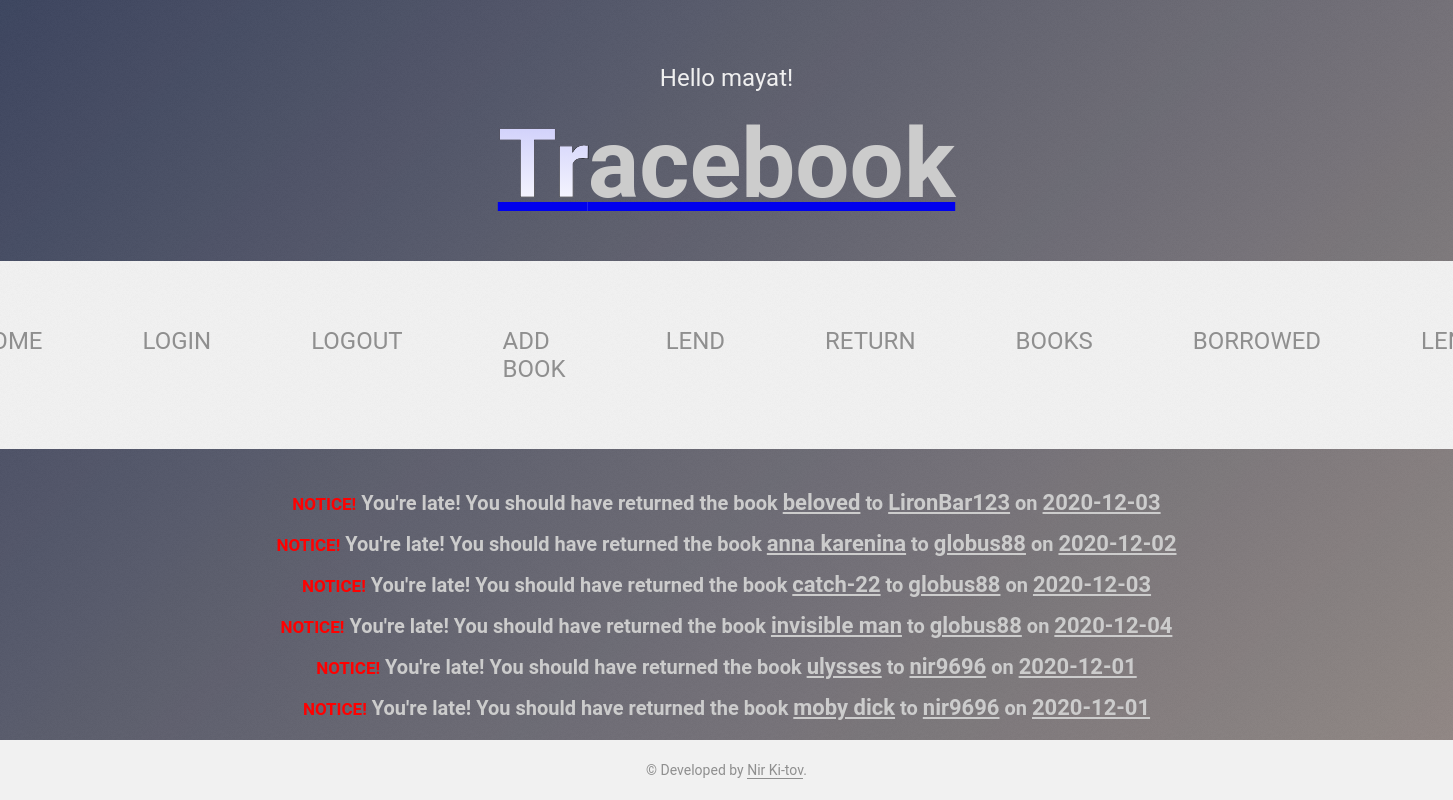
/ (signed in), run on the app's committed database.
### app.py (models this page shows, shortened)
class borrows (db.Model):
    book_id = db.Column(db.Integer, db.ForeignKey('books.id'), primary_key=True)
    borrower_id = db.Column(db.Integer, db.ForeignKey('users.id'), primary_key=True)
    lending_date = db.Column(db.DATETIME, nullable=False, default=datetime.utcnow)
    return_until_date = db.Column(db.DATE)

class books (db.Model):
    id = db.Column(db.Integer, primary_key=True)
    owner_id = db.Column(db.Integer, db.ForeignKey('users.id'))
    title = db.Column(db.String(100), nullable=False)
    num_of_pages = db.Column(db.Integer, nullable=False, default=0)

class users (db.Model):
    id = db.Column(db.Integer, primary_key=True)
    name = db.Column(db.String(100), unique=True, nullable=False)
    password = db.Column(db.String(60), nullable=False)
    books_own = db.relationship('books', backref='owner', lazy=True)
    books_borrow = db.relationship('borrows', backref='borrower', lazy=True)

### app.py (the view)
@app.route('/')
def home():
    notifications = get_notifications()
    return render_template("index.html", logout_flag=is_logout(), notfications_query=notifications, login_user=get_login_user_name())

### app.py (called while the page is built)
def get_login_user_name():
    if "user_name" in session:
        return f'Hello {session["user_name"]}!'
    return "Hello guest!"

def get_notifications():
    results = []
    if "user_name" in session:
        user_name = session["user_name"]
        borrower = users.query.filter_by(name=user_name).first()
        curr_date = datetime.now().date()
        results = db.session.query(books.title, users.name, borrows.lending_date, borrows.return_until_date).select_from(borrows).join(books).join(users, users.id == books.owner_id). \
            filter(borrows.borrower_id == borrower.id).filter(borrows.return_until_date < curr_date).all()
    return results

def is_logout():
    return not "user_name" in session

### templates/index.html (shortened to what this page needs)
{% extends "base.html" %}
{% block link %}
<link rel="stylesheet" type="text/css" href="{{ url_for('static', filename='css_files/main_style.css')}}"/>
{% endblock %}
{% block content %}
<div class='notfications'>
   {% for n in notfications_query %}
   <p class='notfi'>
      <strong class='blink_me' id='notice'>NOTICE!</strong> You're late! You should have returned the book <strong class='notice-details'>{{n.title}}</strong> to <strong class='notice-details'>{{n.name}}</strong> on <strong class='notice-details'>{{n.return_until_date}}</strong>
   </p>
   {% endfor %}
</div>
{% endblock %}

### templates/base.html (shortened to what this page needs)
<!DOCTYPE html>
<html lang="en">
   <head>
      <link rel="stylesheet" type="text/css" href="{{ url_for('static', filename='css_files/base_style.css')}}"/>
      {% block link %}{% endblock %}
   </head>
   <body>
      <div>{{login_user}}</div>
      <a href = "{{ url_for('home') }}">
         <p class='title' data-item='Tracebook'><span id="tr">Tr</span>acebook</p>
      </a>
      <section>
         <nav>
            <ul class="menuItems">
               <li><a href="{{ url_for('home') }}" data-item='Home'>Home</a></li>
               <li><a href="{{ url_for('login') }}" data-item='Login'>Login</a></li>
               <li><a href="{{ url_for('logout') }}" data-item='Logout'>Logout</a></li>
               <li><a href="{{ url_for('add_book') }}" data-item='Add Book'>Add Book</a></li>
               <li>
                  <a href="{{ url_for('lend_form') }}" data-item='Lend'>Lend</a>
               </li>
               <li>
                  <a href="{{ url_for('return_form') }}" data-item='Return'>Return</a>
               </li>
               <li>
                  <a href="{{ url_for('my_books') }}" data-item='Books'>Books</a>
               </li>
               <li>
                  <a href="{{ url_for('my_borrowed_books') }}" data-item='Borrowed'>Borrowed</a>
               </li>
               <li>
                  <a href="{{ url_for('my_lent_books') }}" data-item='Lent'>Lent</a>
               </li>
            </ul>
         </nav>
      </section>
      <div class="container-fluid">
         {% block content %}{% endblock %}
      </div>
      <footer>
         <div class="footer-copyright text-center">&copy; Developed</i> by
            <a href="mailto: nir9696@gmail.com" class="white-text" target="_blank">Nir Ki-tov</a>. <a href="#" target="_blank"> </a>
         </div>
      </footer>
   </body>
</html>

### static/css_files/base_style.css (style rules this page uses)
* { padding: 0; margin: 0; }
body { display: flex; flex-direction: column; justify-content: center; align-items: center; position: relative; min-height: 100vh; font-family: Hack, monospace; }
div { color: #f9f9f9; text-align: center; }
p { margin: 16px; font-size: 96px; color: #ccc; font-weight: 600; transition: all 1s ease-in-out; position: relative; }
p::before { content: attr(data-item); transition: all 1s ease-in-out; color: #4ef2b0; position: absolute; top: 0; bottom: 0; left: 0; right: 0; width: 0; overflow: hidden; }
nav { margin: 25px; background: #f9f9f9; padding: 16px; }
nav .menuItems { list-style: none; display: flex; }
nav .menuItems li { margin: 50px; }
nav .menuItems li a { text-decoration: none; color: #8f8f8f; font-size: 24px; font-weight: 400; transition: all 0.5s ease-in-out; position: relative; text-transform: uppercase; }
nav .menuItems li a::before { content: attr(data-item); transition: 0.5s; color: #4ef2b0; position: absolute; top: 0; bottom: 0; left: 0; right: 0; width: 0; overflow: hidden; }
#tr { background: -webkit-linear-gradient(rgb(200, 200, 250), white); -webkit-background-clip: text; -webkit-text-fill-color: transparent; -webkit-text-stroke: 0.5px black; }
footer { position: fixed; font-size: 12px; bottom: 0; width: 100%; height: 60px; line-height: 60px; font-size: 14px; background-color: #f1f1f1; color: #8f8f8f; text-align: center; }
footer a { text-decoration: none; color: inherit; border-bottom: 1px solid; }
.footer-copyright { color: #8f8f8f; }

### static/css_files/main_style.css (style rules this page uses)
* { -webkit-font-smoothing: antialiased; text-rendering: optimizeLegibility; }
html, body { height: 100%; }
body { display: -webkit-box; display: flex; -webkit-box-align: center; align-items: center; -webkit-box-pack: center; justify-content: center; -webkit-box-orient: vertical; -webkit-box-direction: normal; flex-direction: column; position: relative; background: linear-gradient(135deg, rgba(36, 46, 77, 0.9), rgba(137, 126, 121, 0.9)); font-family: 'Roboto', helvetica, arial, sans-serif; font-size: 1.5em; }
body:before { content: ''; position: absolute; top: 0; left: 0; height: 100%; width: 100%; opacity: .3; }
::placeholder { color: #8f8f8f; }
.notfi { font-size: 20px; }
.blink_me { animation: blinker 1s linear infinite; }
.notice-details { font-size: 22px; text-decoration: underline; }
#notice { color: red; font-size: 17px; }

### data on the page
borrows: title "beloved", name "LironBar123", return_until_date "2020-12-03"
borrows: title "anna karenina", name "globus88", return_until_date "2020-12-02"
borrows: title "catch-22", name "globus88", return_until_date "2020-12-03"
borrows: title "invisible man", name "globus88", return_until_date "2020-12-04"
borrows: title "ulysses", name "nir9696", return_until_date "2020-12-01"
borrows: title "moby dick", name "nir9696", return_until_date "2020-12-01"

### other printed values
{{ login_user }} "Hello mayat!"
